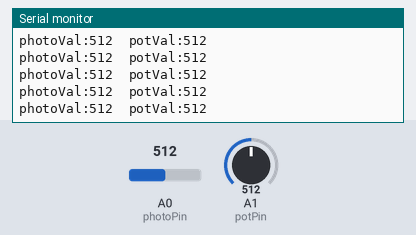
Simulated run of this sketch. Board: Arduino Uno, built with avr-gcc and run on an emulated ATmega328P. On the bench: the last lines printed to the serial monitor. Inputs (shaded band) come from the test bench; at power-on: A0 (photoPin) = 512, A1 (potPin) = 512.

Above: at 1.2 s.
1.3 s: A0 (photoPin) set to 104
At 2.4 s:
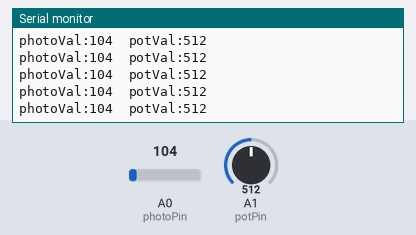
4.3 s: A0 (photoPin) set to 94
At 5.3 s:
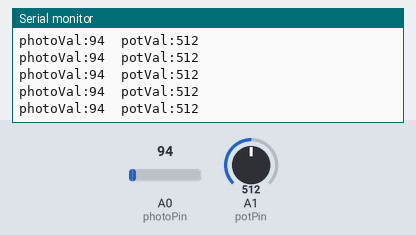
5.8 s: A1 (potPin) set to 107
At 6.4 s:
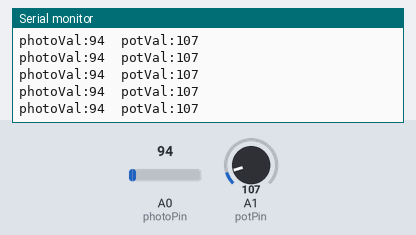
8.8 s: A1 (potPin) set to 93
At 9.6 s:
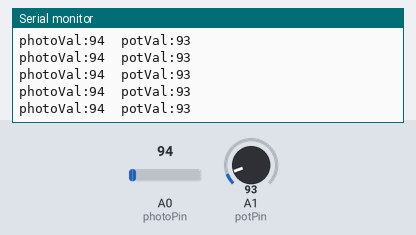
10.3 s: A1 (potPin) set to 11
At 11.4 s:
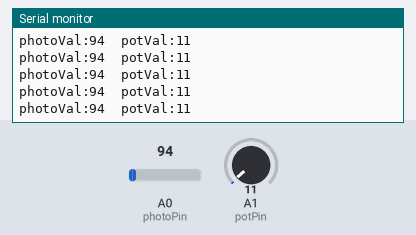
13.3 s: A1 (potPin) set to 8
At 14.4 s:
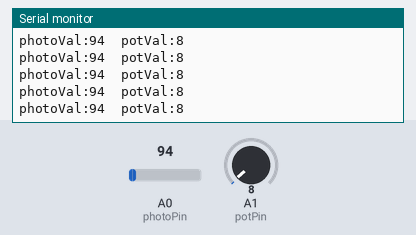
Timing chart, 0 to 15.8 s (numbered marks = the images above; inputs shaded):
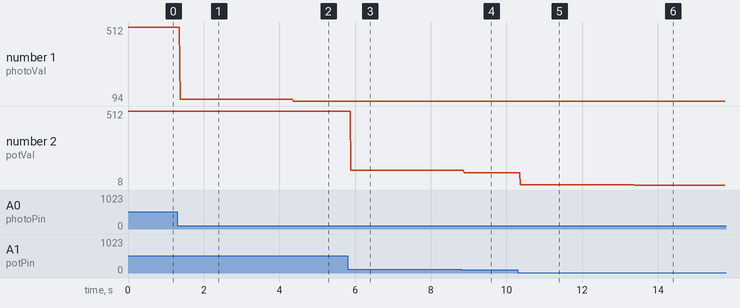

Measured:
- after the input at 1.3 s, the serial monitor: prints a new line after 0.08 s (image 1)
- after the input at 4.3 s, the serial monitor: prints a new line after 0.07 s (image 2)
- after the input at 5.8 s, the serial monitor: prints a new line after 0.09 s (image 3)
- after the input at 8.8 s, the serial monitor: prints a new line after 0.09 s (image 4)
- after the input at 10.3 s, the serial monitor: prints a new line after 0.07 s (image 5)
- after the input at 13.3 s, the serial monitor: prints a new line after 0.08 s (image 6)
- plotted number 1: 512 → 104 after the input at 1.3 s, 104 → 94 after the input at 4.3 s
- plotted number 2: 512 → 107 after the input at 5.8 s, 107 → 93 after the input at 8.8 s, 93 → 11 after the input at 10.3 s, 11 → 8 after the input at 13.3 s

The sketch:

W06_02_potAndPhoto.ino
```cpp
// W06_03_potAndPhoto

// upload code and open PLOTTER

int photoPin = A0; // where is the circuit ? try A0 and A1
int photoVal;

int potPin = A1; // where is the circuit ? try A0 and A1
int potVal;

void setup() {
  pinMode(photoPin, INPUT );
  pinMode(potPin, INPUT );

  Serial.begin(9600);
}

void loop() {

  // GET READING
  photoVal  = analogRead(photoPin) ;
  potVal    = analogRead(potPin) ;

  // Debug reading
  Serial.print("photoVal:"); // : means label for plotter
  Serial.print(photoVal);
  Serial.print("\t");
  Serial.print("potVal:");
  Serial.println(potVal);

} // end loop
```
